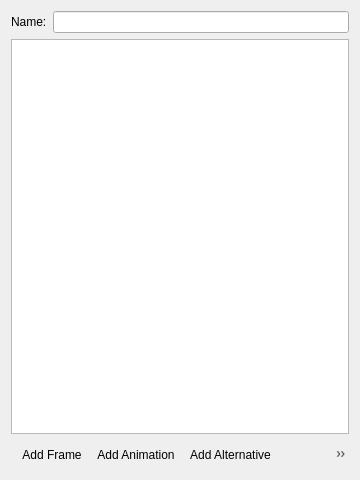
<?xml version="1.0" encoding="UTF-8"?>
<ui version="4.0">
 <class>UnTech::GuiQt::MetaSprite::ExportOrder::EditorWidget</class>
 <widget class="QWidget" name="UnTech::GuiQt::MetaSprite::ExportOrder::EditorWidget">
  <property name="geometry">
   <rect>
    <x>0</x>
    <y>0</y>
    <width>360</width>
    <height>480</height>
   </rect>
  </property>
  <layout class="QVBoxLayout" name="verticalLayout">
   <item>
    <layout class="QFormLayout" name="formLayout">
     <item row="0" column="0">
      <widget class="QLabel" name="nameLabel">
       <property name="text">
        <string>Name:</string>
       </property>
      </widget>
     </item>
     <item row="0" column="1">
      <widget class="QLineEdit" name="name"/>
     </item>
    </layout>
   </item>
   <item>
    <widget class="QTreeView" name="treeView">
     <property name="alternatingRowColors">
      <bool>true</bool>
     </property>
    </widget>
   </item>
   <item>
    <widget class="QToolBar" name="toolBar">
     <property name="movable">
      <bool>false</bool>
     </property>
     <property name="iconSize">
      <size>
       <width>16</width>
       <height>16</height>
      </size>
     </property>
     <property name="floatable">
      <bool>false</bool>
     </property>
     <addaction name="action_AddFrame"/>
     <addaction name="action_AddAnimation"/>
     <addaction name="action_AddAlternative"/>
     <addaction name="action_RaiseToTop"/>
     <addaction name="action_Raise"/>
     <addaction name="action_Lower"/>
     <addaction name="action_LowerToBottom"/>
     <addaction name="action_CloneSelected"/>
     <addaction name="action_RemoveSelected"/>
    </widget>
   </item>
  </layout>
  <action name="action_AddFrame">
   <property name="icon">
    <iconset resource="../../../../resources/resources.qrc">
     <normaloff>:/icons/add.svg</normaloff>:/icons/add.svg</iconset>
   </property>
   <property name="text">
    <string>Add Frame</string>
   </property>
  </action>
  <action name="action_AddAnimation">
   <property name="icon">
    <iconset resource="../../../../resources/resources.qrc">
     <normaloff>:/icons/add.svg</normaloff>:/icons/add.svg</iconset>
   </property>
   <property name="text">
    <string>Add Animation</string>
   </property>
  </action>
  <action name="action_AddAlternative">
   <property name="icon">
    <iconset resource="../../../../resources/resources.qrc">
     <normaloff>:/icons/add.svg</normaloff>:/icons/add.svg</iconset>
   </property>
   <property name="text">
    <string>Add Alternative</string>
   </property>
  </action>
  <action name="action_CloneSelected">
   <property name="icon">
    <iconset resource="../../../../resources/resources.qrc">
     <normaloff>:/icons/clone.svg</normaloff>:/icons/clone.svg</iconset>
   </property>
   <property name="text">
    <string>Clone Selected</string>
   </property>
   <property name="toolTip">
    <string>Clone Selected</string>
   </property>
  </action>
  <action name="action_RemoveSelected">
   <property name="icon">
    <iconset resource="../../../../resources/resources.qrc">
     <normaloff>:/icons/remove.svg</normaloff>:/icons/remove.svg</iconset>
   </property>
   <property name="text">
    <string>Remove Selected</string>
   </property>
   <property name="toolTip">
    <string>Remove Selected</string>
   </property>
  </action>
  <action name="action_RaiseToTop">
   <property name="icon">
    <iconset resource="../../../../resources/resources.qrc">
     <normaloff>:/icons/raise-to-top.svg</normaloff>:/icons/raise-to-top.svg</iconset>
   </property>
   <property name="text">
    <string>Raise To Top</string>
   </property>
   <property name="toolTip">
    <string>Raise Selected To Top</string>
   </property>
  </action>
  <action name="action_Raise">
   <property name="icon">
    <iconset resource="../../../../resources/resources.qrc">
     <normaloff>:/icons/raise.svg</normaloff>:/icons/raise.svg</iconset>
   </property>
   <property name="text">
    <string>Raise</string>
   </property>
   <property name="toolTip">
    <string>Raise Selected</string>
   </property>
  </action>
  <action name="action_Lower">
   <property name="icon">
    <iconset resource="../../../../resources/resources.qrc">
     <normaloff>:/icons/lower.svg</normaloff>:/icons/lower.svg</iconset>
   </property>
   <property name="text">
    <string>Lower</string>
   </property>
   <property name="toolTip">
    <string>Lower Selected</string>
   </property>
  </action>
  <action name="action_LowerToBottom">
   <property name="icon">
    <iconset resource="../../../../resources/resources.qrc">
     <normaloff>:/icons/lower-to-bottom.svg</normaloff>:/icons/lower-to-bottom.svg</iconset>
   </property>
   <property name="text">
    <string>Lower To Bottom</string>
   </property>
   <property name="toolTip">
    <string>Lower Selected</string>
   </property>
  </action>
 </widget>
 <resources>
  <include location="../../../../resources/resources.qrc"/>
 </resources>
 <connections/>
</ui>
